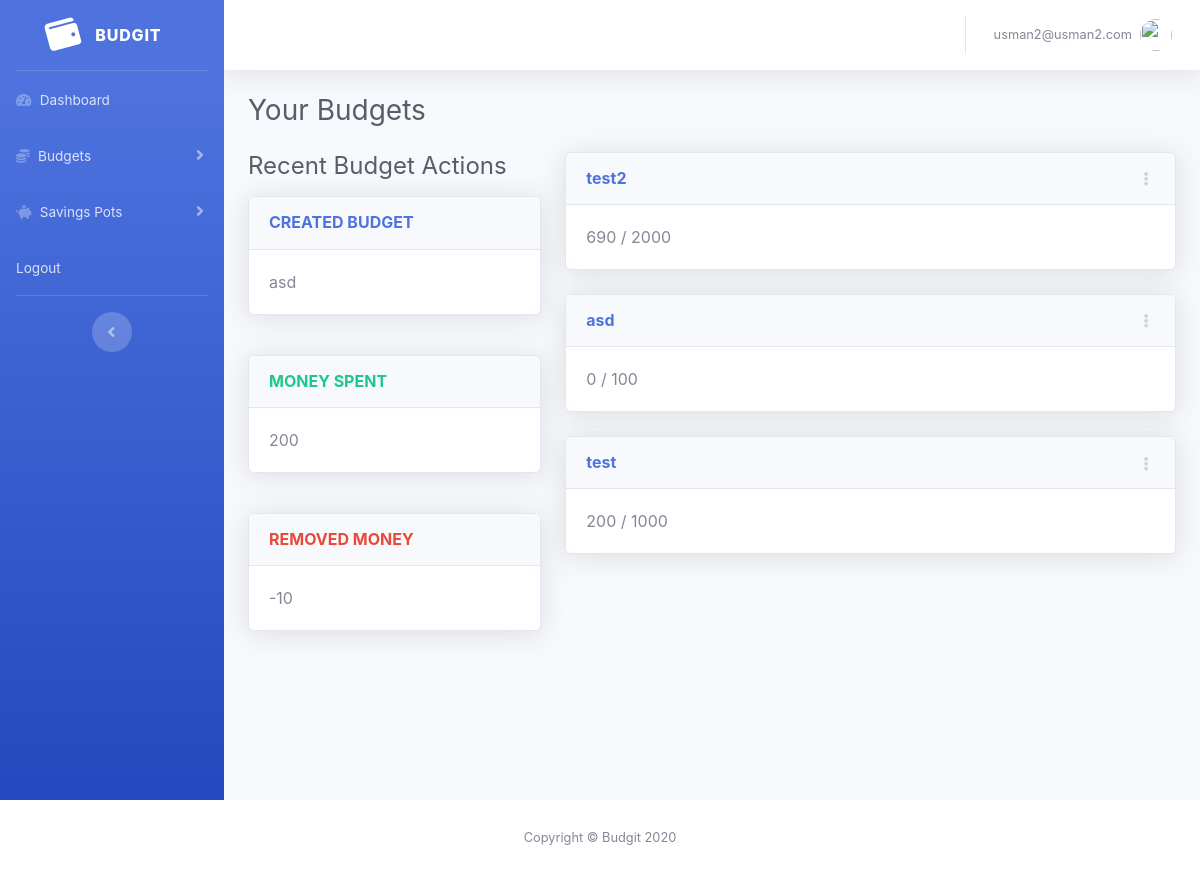
Page /budgets (signed in) on the earlier database version.
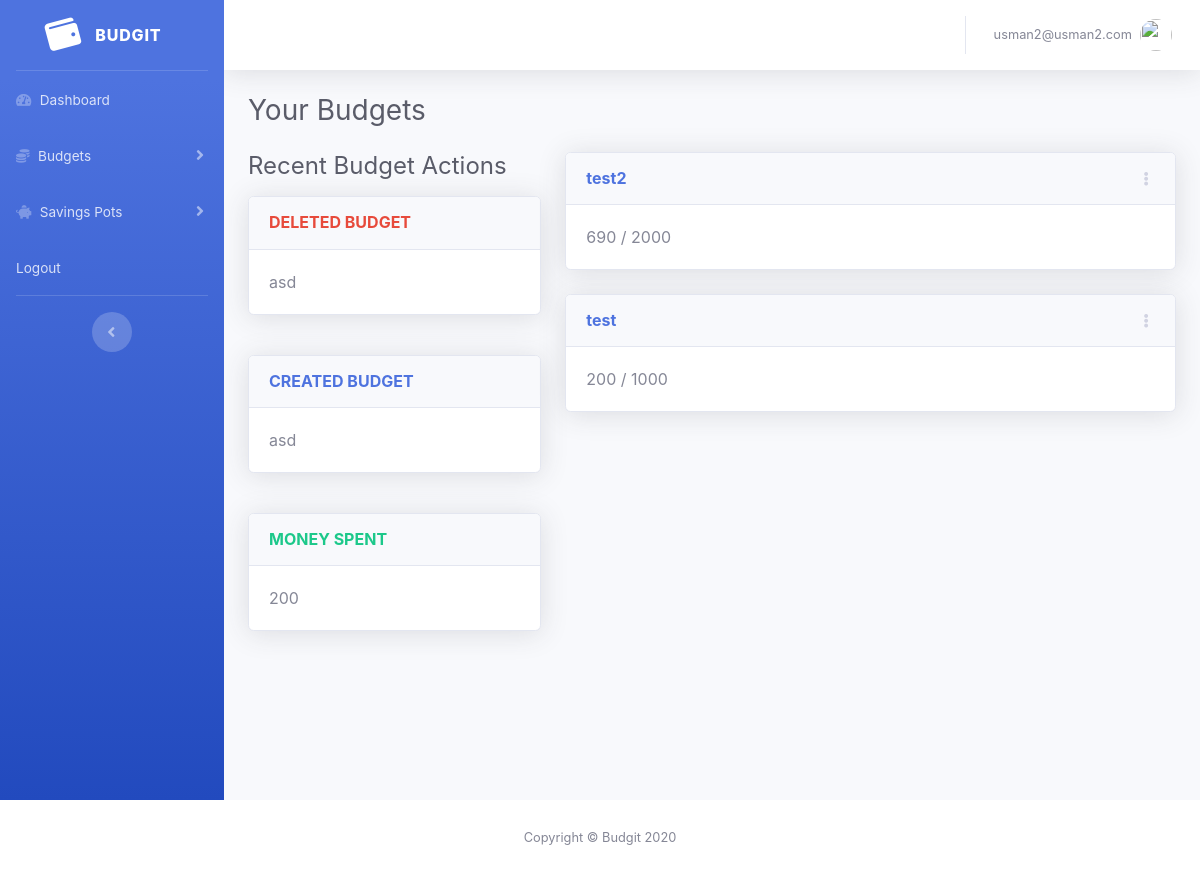
Same page on the later database version.
### app/models.py (models this page shows, shortened)
class User(UserMixin, db.Model):
    __tablename__ = "user"
    id = db.Column(db.Integer, primary_key=True)
    email = db.Column(db.String(120), index=True, unique=True)
    password_hash = db.Column(db.String(128))
    budgets = db.relationship("Budget", backref=backref("budgets"))
    savings_pots = db.relationship("SavingsPot", backref = backref("savings_pots"))

class Actions(db.Model):
    __tablename__ = "actions"
    id = db.Column(db.Integer, primary_key=True)
    user_id = db.Column(db.Integer, db.ForeignKey('user.id'))
    action_type = db.Column(db.String(100))  # (e.g. CREATED_BUDGET, SPENT_MONEY, SAVED_MONEY etc.)
    action_value = db.Column(db.String(100))  # (e.g. 100 if they SPENT_MONEY, or "Groceries"" if they CREATED_BUDGET)
    time = db.Column(db.DateTime)

class Budget(db.Model):
    __tablename__ = "budget"
    id = db.Column(db.Integer, primary_key=True)
    name = db.Column(db.String(100))
    allocation = db.Column(db.Integer)
    user_id = db.Column(db.Integer, db.ForeignKey('user.id'))

### app/routes.py (the view, shortened to what this page needs)
@app.route('/budgets', methods=['GET', 'POST'])
@login_required
def display_budgets():
    budgets = db_helper.get_budgets(current_user)
    budget_allocation_and_spent = [
        PotTargetAndTotalAmount(budget.name, budget.allocation, db_helper.get_total_amount_spent_for_budget(budget.id),
                                budget.id)
        for budget in budgets]
    recent_budget_actions = db_helper.get_recent_actions(current_user.id, [action.value for action in BudgetActions])
    return render_template('base_pots.html', title='Budgets', is_budget=True,
                           pots=budget_allocation_and_spent,
                           recent_pot_actions=recent_budget_actions)

### app/database.py (called while the page is built)
def get_budgets(user):
    return user.budgets

def get_total_amount_spent_for_budget(budget_id):
    all_money_spent_rows = MoneySpent.query.filter_by(budget_id=budget_id)
    return sum([money_spent_row.amount_spent for money_spent_row in all_money_spent_rows])

def get_recent_actions(user_id, action_types, number_of_actions=3):
    recent_action_rows = Actions.query \
        .filter_by(user_id=user_id) \
        .filter(Actions.action_type.in_(action_types)) \
        .order_by(desc(Actions.time)) \
        .limit(number_of_actions) \
        .all()
    return recent_action_rows

### app/models.py (called while the page is built)
@login.user_loader
def load_user(id):
    return User.query.get(int(id))

### app/templates/base_pots.html (shortened to what this page needs)
{% extends "base.html" %}
{% block content %}
<div class="d-sm-flex align-items-center justify-content-between mb-4">
    <h1 class="h3 mb-0 text-gray-800">Your {% if is_budget %} Budgets {% else %} Savings Pots {% endif %}</h1>
</div>
<div class="row">
    <div class="col-4">
        <h2 class="h4 mb-0 text-gray-800">Recent {% if is_budget %} Budget {% else %} Savings Pot {% endif %}
            Actions</h2>
        {% for action in recent_pot_actions %}
        <div class="row">
            <div class="col">
                <div class="card shadow mb-4 mt-3">
                    <div class="card-header py-3">
                        {% if 'SPENT' in action.action_type or 'SAVED' in action.action_type %}
                        <h6 class="m-0 font-weight-bold text-success"> {{ action.action_type }} </h6>
                        {% elif 'CREATED' in action.action_type%}
                        <h6 class="m-0 font-weight-bold text-primary"> {{ action.action_type }} </h6>
                        {% elif 'REMOVED' in action.action_type%}
                        <h6 class="m-0 font-weight-bold text-danger"> {{ action.action_type }} </h6>
                        {% elif 'DELETED' in action.action_type%}
                        <h6 class="m-0 font-weight-bold text-danger"> {{ action.action_type }} </h6>
                        {% else %}
                        <h6 class="m-0 font-weight-bold text-primary"> {{ action.action_type }} </h6>
                        {% endif %}
                    </div>
                    <div class="card-body">
                        {{ action.action_value }}
                    </div>
                </div>
            </div>
        </div>
        {% endfor %}
    </div>
    <div class="col-8">
        {% if pots|length == 0 %}
        <div class="alert alert-primary" role="alert">
            You don't currently have any {% if is_budget %} budgets {% else %} savings pots {% endif %} -
            Click <a
                href="{% if is_budget %}{{ url_for('create_budget') }} {% else %} {{ url_for('create_savings_pot') }} {% endif %}">here</a>
            to create one
        </div>
        {% else %}
        {% for pot in pots %}
        <div class="row">
            <div class="col">
                <div class="card shadow mb-4">
                    <div class="card-header py-3 d-flex flex-row align-items-center justify-content-between">
                        <h6 class="m-0 font-weight-bold text-primary"> {{ pot.name }} </h6>
                        <div class="dropdown no-arrow">
                            <a class="dropdown-toggle" href="#" role="button" id="dropdownMenuLink"
                               data-toggle="dropdown" aria-haspopup="true" aria-expanded="false">
                                <i class="fas fa-ellipsis-v fa-sm fa-fw text-gray-400"></i>
                            </a>
                        </div>
                    </div>
                    <div class="card-body">
                        {{ pot.total_amount }} / {{ pot.target }}
                    </div>
                </div>
            </div>
        </div>
        {% endfor %}
        {% endif %}
    </div>
</div>
{% endblock %}

### app/templates/base.html (shortened to what this page needs)
<!doctype html>
<html lang="en">
<head>
    <link rel="stylesheet" href="https://stackpath.bootstrapcdn.com/bootstrap/4.4.1/css/bootstrap.min.css"
>
    <link rel="stylesheet" href="https://use.fontawesome.com/releases/v5.12.0/css/all.css">
    <link rel="stylesheet" href="{{ url_for('static',filename='css/sb-admin-2.css') }}">
</head>
<body id="page-top">
<div id="wrapper">
    <ul class="navbar-nav bg-gradient-primary sidebar sidebar-dark accordion" id="accordionSidebar">
        <a class="sidebar-brand d-flex align-items-center justify-content-center" href="{{ url_for('index') }}">
            <div class="sidebar-brand-icon rotate-n-15">
                <i class="fas fa-wallet"></i>
            </div>
            <div class="sidebar-brand-text mx-3">Budgit</div>
        </a>
        <hr class="sidebar-divider my-0">
        <li class="nav-item">
            <a class="nav-link" href="{{ url_for('index') }}"><i class="fas fa-tachometer-alt"></i>
                <span>Dashboard</span></a>
        </li>
        <li class="nav-item">
            <a class="nav-link collapsed" href="#" data-toggle="collapse" data-target="#budgetOptions"
               aria-expanded="true"
               aria-controls="budgetOptions">
                <i class="fas fa-coins"></i>
                <span>Budgets</span>
            </a>
        </li>
        <li class="nav-item">
            <a class="nav-link collapsed" href="#" data-toggle="collapse" data-target="#savingsOptions"
               aria-expanded="true"
               aria-controls="savingsOptions">
                <i class="fas fa-piggy-bank"></i>
                <span>Savings Pots</span>
            </a>
        </li>
        {% if current_user.is_anonymous %}
        <li class="nav-item">
            <a class="nav-link" href="{{ url_for('login') }}">Login</a>
        </li>
        {% else %}
        <li class="nav-item">
            <a class="nav-link" href="{{ url_for('logout') }}"><span>Logout</span></a>
        </li>
        {% endif %}
        <hr class="sidebar-divider d-none d-md-block">
        <div class="text-center d-none d-md-inline">
            <button class="rounded-circle border-0" id="sidebarToggle"></button>
        </div>
    </ul>
    <div id="content-wrapper" class="d-flex flex-column">
        <div id="content">
            <nav class="navbar navbar-expand navbar-light bg-white topbar mb-4 static-top shadow">
                <ul class="navbar-nav ml-auto">
                    <li class="nav-item dropdown no-arrow">
                        <a class="nav-link dropdown-toggle" href="#" id="userDropdown" role="button"
                           data-toggle="dropdown" aria-haspopup="true" aria-expanded="false">
                            <span class="mr-2 d-none d-lg-inline text-gray-600 small">{{ current_user.email }}</span>
                            <img class="img-profile rounded-circle"
                                 src="https://www.pinclipart.com/picdir/middle/8-82428_profile-clipart-generic-user-gender-neutral-head-icon.png?width=60&height=60">
                        </a>
                    </li>
                </ul>
            </nav>
            <div class="container-fluid">
                {% block content %}{% endblock %}
            </div>
        </div>
    </div>
</div>
<footer class="sticky-footer bg-white">
    <div class="container my-auto">
        <div class="copyright text-center my-auto">
            <span>Copyright &copy; Budgit 2020</span>
        </div>
    </div>
</footer>
</body>
</html>

Differences in the rows shown:
no longer on this page (row unchanged): Actions: action_type "REMOVED MONEY", action_value "-10"
removed Budget: name "asd", total_amount "0", target "100"
added Actions: action_type "DELETED BUDGET", action_value "asd"
